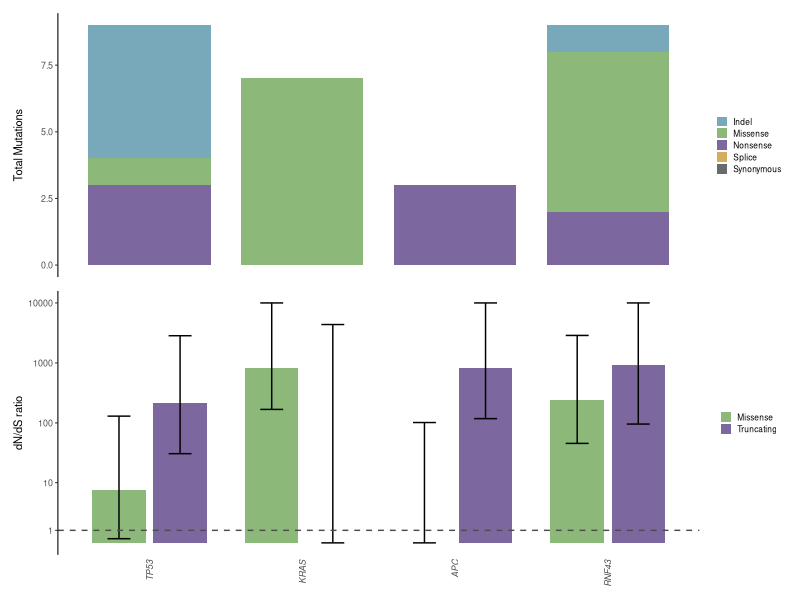

Reproduce this figure in R.
library(readr)
library(dplyr)
library(tidyr)
library(ggplot2)
library(patchwork)

#### Prep ####
# Read in data
prog <- read_tsv("data/variants/dndscv/dndscv_genes_prog_pre.tsv")
prog_ci <- read_tsv("data/variants/dndscv/prog_pre_gene_ci.tsv") |>
    filter(!gene == "RBM10")

# Filter and reshape data
muts_df <- prog |>
  select(gene_name, n_syn, n_mis, n_non, n_spl, n_ind, qglobal_cv) |>
  filter(qglobal_cv < 0.05) |>
  pivot_longer(
    cols = starts_with("n_"),
    names_to = "mutation_type",
    values_to = "count"
  ) |>
  mutate(
    mutation_type = recode(mutation_type,
      n_syn = "Synonymous", n_mis = "Missense", n_non = "Nonsense",
      n_spl = "Splice", n_ind = "Indel"
    )
  )

ci_df <- prog_ci |>
  rename(gene_name = gene) |>
  tidyr::pivot_longer(cols = starts_with(c("mis", "tru")),
                      names_to = c("type", ".value"),
                      names_pattern = "(mis|tru)_(.*)") |>
  mutate(type = dplyr::recode(type,
                         "mis" = "Missense",
                         "tru" = "Truncating")
        )

# Set order of genes
genes_order <- muts_df |>
    arrange(qglobal_cv) |>
    pull(gene_name) |>
    unique()

muts_df <- muts_df |>
    mutate(gene_name = factor(gene_name, labels = genes_order))

ci_df <- ci_df |>
    mutate(gene_name = factor(gene_name, labels = genes_order))


# Define colour palette
mutation_colours <- c(
  "Missense"   = "#8cb87aff",  
  "Truncating" = "#7c679eff",
  "Indel" = "#77a9baff",
  "Nonsense" = "#7c679eff",
  "Splice" = "#d5ad5eff",
  "Synonymous" ="#696a6bff"
)

# Counts barplot
counts_barplot <- ggplot(muts_df, aes(x = gene_name, y = count, fill = mutation_type)) +
  geom_col(width = 0.8) +
  scale_fill_manual(values = mutation_colours) +
  labs(
    x = NULL,
    y = "Total Mutations",
    fill = NULL
  ) +
  theme_classic(base_size = 8) +
  theme(
    axis.text.x = element_blank(),
    axis.line.x = element_blank(),
    axis.ticks.x = element_blank(),
    legend.position = "right",
    legend.text  = element_text(size = 6),
    legend.key.size = unit(0.3, "cm")  
  )

# dnds ratios barplot
# Plot
ci_barplot <- ggplot(ci_df, aes(x = gene_name, y = mle, fill = type)) +
  geom_col(position = position_dodge(width = 0.8), width = 0.7) +
  geom_errorbar(
    aes(ymin = low, ymax = high),
    position = position_dodge(width = 0.8),
    width = 0.3
  ) +
    geom_hline(yintercept = 1, linetype = "dashed", colour = "grey30") +
  scale_fill_manual(values = mutation_colours) +
  scale_y_log10(trans = "pseudo_log", breaks = c(1, 10, 100, 1000, 10000)) +
  labs(
    x = NULL,
    y = "dN/dS ratio",
    fill = NULL
  ) +
  theme_classic(base_size = 8) +
  theme(
    axis.text.x = element_text(angle = 90, hjust = 1, vjust = 0.5, face = "italic"),
    axis.line.x = element_blank(),
    axis.ticks.x = element_blank(),
    legend.position = "right",
    legend.text  = element_text(size = 6),
    legend.key.size = unit(0.3, "cm")
  )

# Combine plots
combined_plot <- counts_barplot / ci_barplot + plot_layout(heights = c(1, 1))

ggsave("plots/dndscv/precursors/dndscv_progressors_plot.png",
        plot = combined_plot, height = 3.5, width = 3.2, dpi = 300)
